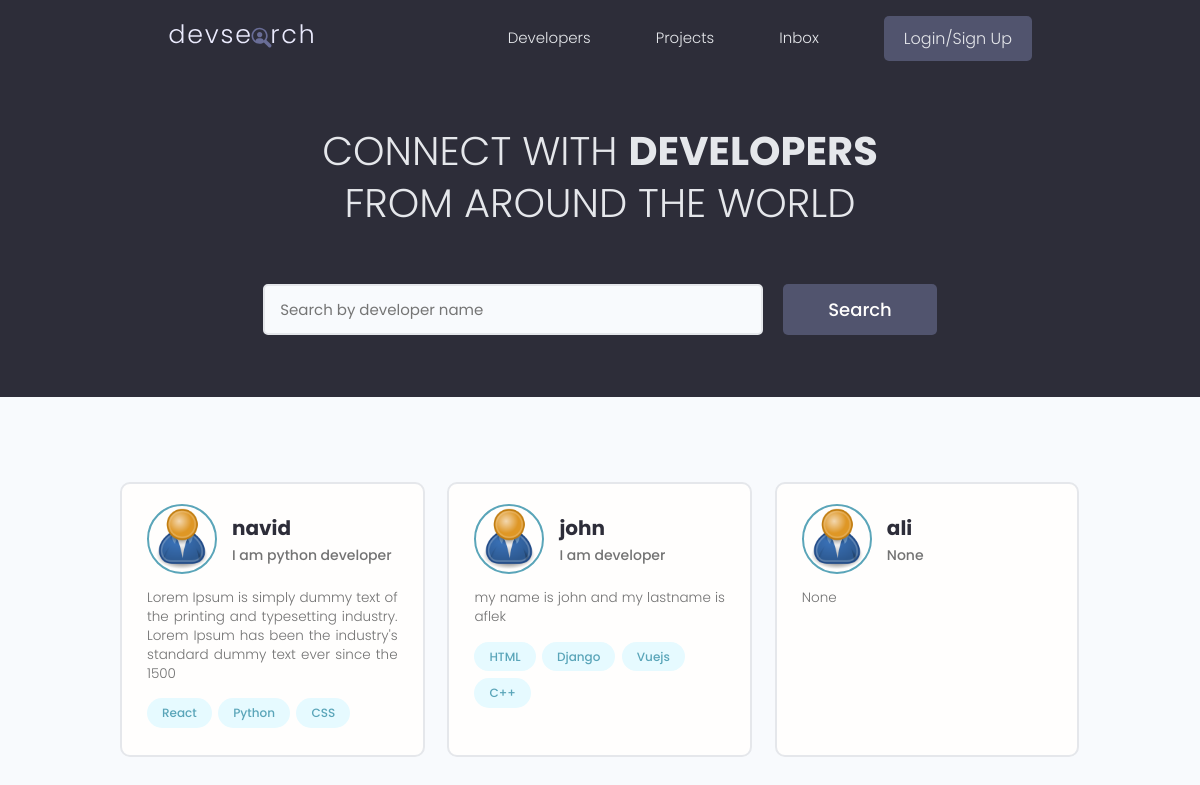
The app's page /, older data.
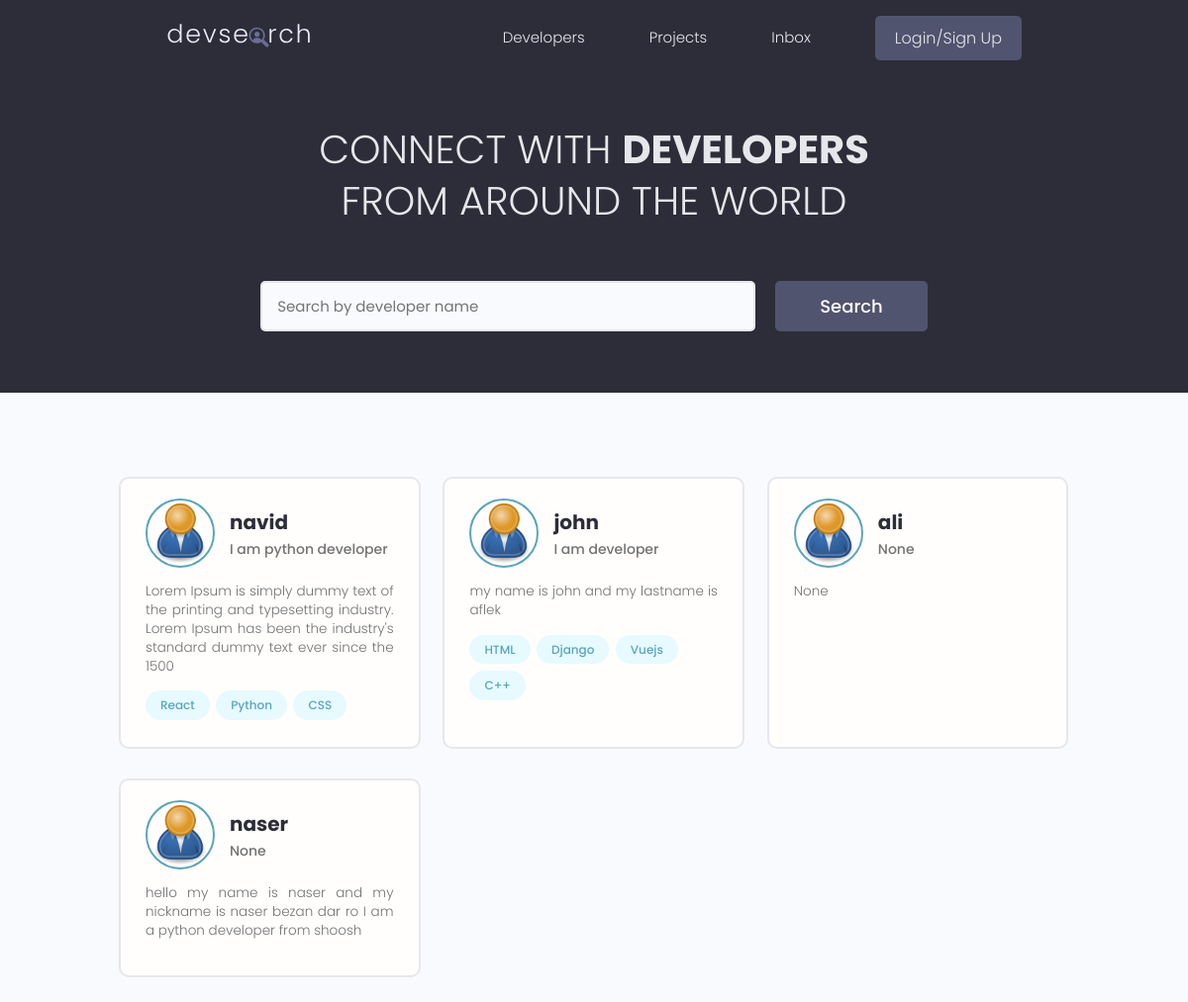
The same page, newer data.
### users/models.py (models this page shows, shortened)
class Profile(models.Model):
    user = models.OneToOneField(User, on_delete=models.CASCADE, null=True, blank=True)
    name = models.CharField(max_length=200, null=True, blank=True)
    email = models.EmailField(max_length=500, null=True, blank=True)
    username = models.CharField(max_length=200, null=True, blank=True)
    location = models.CharField(max_length=200, null=True, blank=True)
    short_intro = models.CharField(max_length=200, null=True, blank=True)
    bio = models.TextField(null=True, blank=True)
    profile_image = models.ImageField(null=True, blank=True, upload_to='profiles/', default='profiles/user-default.png')
    social_github = models.CharField(max_length=200, null=True, blank=True)
    social_twitter = models.CharField(max_length=200, null=True, blank=True)
    social_linkedin = models.CharField(max_length=200, null=True, blank=True)
    social_youtube = models.CharField(max_length=200, null=True, blank=True)
    social_website = models.CharField(max_length=200, null=True, blank=True)
    created = models.DateTimeField(auto_now_add=True)
    id = models.UUIDField(default=uuid.uuid4, unique=True, primary_key=True, editable=False)

class Skill(models.Model):
    owner = models.ForeignKey(Profile, on_delete=models.CASCADE, null=True, blank=True)
    name = models.CharField(max_length=200, null=True, blank=True)
    description = models.TextField(null=True, blank=True)
    created = models.DateTimeField(auto_now_add=True)
    id = models.UUIDField(default=uuid.uuid4, unique=True, primary_key=True, editable=False)
    def __str__(self):
        return str(self.name)

### users/views.py (the view)
# urls.py: path('', views.profiles, name='profiles'),
def profiles(request):
    profiles = Profile.objects.all()
    context = {'profiles': profiles}
    return render(request, 'users/profiles.html', context)

### users/templates/users/profiles.html (shortened to what this page needs)
{% extends 'main.html' %}
{% block content %}
<main class="home">
    <section class="hero-section text-center">
      <div class="container container--narrow">
        <div class="hero-section__box">
          <h2>CONNECT WITH <span>DEVELOPERS</span></h2>
          <h2>FROM AROUND THE WORLD</h2>
        </div>
        <div class="hero-section__search">
          <form class="form" action="#" method="get">
            <div class="form__field">
              <input class="input input--text" id="formInput#search" type="text" name="text"
                placeholder="Search by developer name" />
            </div>
            <input class="btn btn--sub btn--lg" type="submit" value="Search" />
          </form>
        </div>
      </div>
    </section>
    <section class="devlist">
      <div class="container">
        <div class="grid grid--three">
        {% for profile in profiles %}
          <div class="column card">
            <div class="dev">
              <a href="{% url 'user-profile' profile.id %}" class="card__body">
                <div class="dev__profile">
                  <img class="avatar avatar--md" src="{{profile.profile_image.url}}" alt="image" />
                  <div class="dev__meta">
                    <h3>{{profile.name}}</h3>
                    <h5>{{profile.short_intro|slice:'60'}}</h5>
                  </div>
                </div>
                <p class="dev__info">{{profile.bio|slice:'150'}}</p>
                <div class="dev__skills">
                {% for skill in profile.skill_set.all|slice:'5' %}
                  <span class="tag tag--pill tag--main">
                    <small>{{skill}}</small>
                  </span>
                  {% endfor %}
                </div>
              </a>
            </div>
          </div>
          {% endfor %}
        </div>
      </div>
    </section>
  </main>
{% endblock content %}

Row changes from the older to the newer data that the page shows:
added Profile: profile_image (placeholder picture), name "naser", short_intro "None", bio "hello my name is naser and my nickname is naser bezan dar ro I am a python developer from shoosh"
